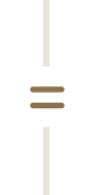
#> input picture templates/eq_horizontal_cells.png, 92 x 195 px
$ python main.py templates/eq_horizontal_cells.png
#> lines starting #> are read from the running program, lines starting #| are printed output that depends on the picture; after the words box and inside, x2 and y2 are one past the last pixel; in counts of white or black regions, pixels touching at a corner belong together
### src/template_constraint_classifier.py
import cv2
import numpy as np
from typing import Optional
from pathlib import Path

class TemplateConstraintClassifier:
    """
    Template-based constraint classifier for Tango game.

    Uses template matching with predefined templates to classify constraint symbols
    ('=' for equality, 'x' for difference) found in border regions between board cells.
    """

    def __init__(self, templates_dir: str = None):
        if templates_dir is None:
            current_dir = Path(__file__).parent
            templates_dir = current_dir.parent / "templates"

        self.templates_dir = Path(templates_dir)
        self.templates = self._load_templates()

    def _load_templates(self) -> dict:
        templates = {}

        template_files = {
            'eq_horizontal': 'eq_horizontal_cells.png',
            'eq_vertical': 'eq_vertical_cells.png',
            'x_horizontal': 'x_horizontal_cells.png',
            'x_vertical': 'x_vertical_cells.png'
        }

        for template_name, filename in template_files.items():
            template_path = self.templates_dir / filename
            if template_path.exists():
                template = cv2.imread(str(template_path), cv2.IMREAD_COLOR)
#> template is the input picture: shape (195, 92, 3); mean B, G, R 249.4, 250.7, 251.6
                if template is not None:
                    # Extract only the constraint region from the template
                    constraint_region = self._extract_constraint_from_template(template, template_name)
                    if constraint_region is not None:
                        templates[template_name] = constraint_region
                    else:
                        print(f"❌ Failed to extract constraint from template: {template_name}")
                else:
                    print(f"❌ Failed to load template: {template_name}")
            else:
                print(f"❌ Template file not found: {template_path}")

        return templates

    def _extract_constraint_from_template(self, template: np.ndarray, template_name: str) -> Optional[np.ndarray]:
#> called with template_name = 'eq_horizontal'
        target_color_bgr = np.array([76, 114, 140])
        color_diff = np.sqrt(np.sum((template - target_color_bgr) ** 2, axis=2))
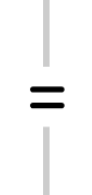
#> color_diff: shape (195, 92) float64; min 0, max 255.2, mean 247.4; drawn with min black and max white
        constraint_mask = color_diff < 30
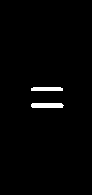
#> constraint_mask: shape (195, 92) bool; 1.6% white; 2 white regions, box (x1, y1, x2, y2) and area: (31, 103, 64, 108) 158, (31, 87, 63, 91) 124

        constraint_pixels = np.sum(constraint_mask)
#> constraint_pixels = 282

        if constraint_pixels < 10:
            return None

        # Find bounding box of constraint pixels
        rows, cols = np.where(constraint_mask)
#> rows = 282 values from 87 to 107; cols = 282 values, max 63 at index 218, min 31 at index 28, mean 46.61
        if len(rows) == 0:
            return None

        min_row, max_row = np.min(rows), np.max(rows)
#> min_row = 87; max_row = 107
        min_col, max_col = np.min(cols), np.max(cols)
#> min_col = 31; max_col = 63

        # Add some padding but keep it reasonable
        padding = 10
        min_row = max(0, min_row - padding)
#> min_row = 77
        max_row = min(template.shape[0] - 1, max_row + padding)
#> max_row = 117
        min_col = max(0, min_col - padding)
#> min_col = 21
        max_col = min(template.shape[1] - 1, max_col + padding)
#> max_col = 73

        # Extract region and convert to grayscale
        constraint_region = template[min_row:max_row+1, min_col:max_col+1]
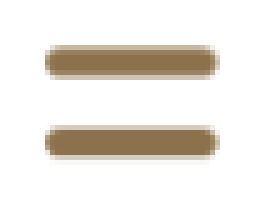
#> constraint_region: shape (41, 53, 3) (shown 5 times larger); mean B, G, R 223.8, 230.4, 234.9
        constraint_gray = cv2.cvtColor(constraint_region, cv2.COLOR_BGR2GRAY)
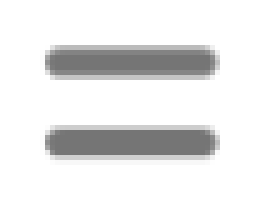
#> constraint_gray: shape (41, 53) (shown 5 times larger); min 117, max 255, mean 230.9

        return constraint_gray

    def classify_constraint(self, image: np.ndarray, is_horizontal: bool = True) -> Optional[str]:

        if len(self.templates) == 0:
            return self._fallback_classify(image)

        if len(image.shape) == 3:
            gray_image = cv2.cvtColor(image, cv2.COLOR_BGR2GRAY)
        else:
            gray_image = image.copy()

        processed_image = self._preprocess_image(gray_image)

        # Select appropriate templates based on orientation
        if is_horizontal:
            eq_template_key = 'eq_horizontal'
            x_template_key = 'x_horizontal'
        else:
            eq_template_key = 'eq_vertical'
            x_template_key = 'x_vertical'

        scores = {}

        # Match against equality templates
        if eq_template_key in self.templates:
            eq_score = self._match_template(processed_image, self.templates[eq_template_key])
            scores['equals'] = eq_score

        # Match against difference templates
        if x_template_key in self.templates:
            x_score = self._match_template(processed_image, self.templates[x_template_key])
            scores['not_equals'] = x_score

        if not scores:
            return self._fallback_classify(image)

        # Find best match
        best_type = max(scores.keys(), key=lambda k: scores[k])
        best_score = scores[best_type]

        # Confidence threshold, only return result if confident enough
        min_confidence = 0.1
        if best_score < min_confidence:
            return self._fallback_classify(image)

        # Check if the difference between best and second best is significant
        if len(scores) > 1:
            sorted_scores = sorted(scores.values(), reverse=True)
            if len(sorted_scores) >= 2 and (sorted_scores[0] - sorted_scores[1]) < 0.02:
                # Instead of falling back immediately, be more decisive
                # If both scores are very low, then fallback. Otherwise, take the best.
                if sorted_scores[0] < 0.1:
                    return self._fallback_classify(image)

        return best_type

    def _preprocess_image(self, image: np.ndarray) -> np.ndarray:
        # Apply binary thresholding to get clean binary image
        _, binary = cv2.threshold(image, 0, 255, cv2.THRESH_BINARY + cv2.THRESH_OTSU)

        # Invert if most pixels are white (constraint should be black on white)
        if np.sum(binary > 128) > np.sum(binary <= 128):
            binary = 255 - binary

        # Apply morphological operations to clean up noise and strengthen shapes
        kernel = np.ones((2, 2), np.uint8)
        cleaned = cv2.morphologyEx(binary, cv2.MORPH_CLOSE, kernel)

        # Apply dilation to make the shapes slightly thicker for better matching
        kernel2 = np.ones((1, 1), np.uint8)
        dilated = cv2.dilate(cleaned, kernel2, iterations=1)

        return dilated

    def _match_template(self, image: np.ndarray, template: np.ndarray) -> float:

        if image.size == 0 or template.size == 0:
            return 0.0

        # Preprocess template same way as image
        processed_template = self._preprocess_image(template)

        max_score = 0.0

        # Try multiple scales - focusing on smaller scales since templates are larger
        scales = [0.15, 0.2, 0.25, 0.3, 0.35, 0.4, 0.45, 0.5, 0.6, 0.75, 1.0]

        for scale in scales:
            # Resize template
            new_width = int(processed_template.shape[1] * scale)
            new_height = int(processed_template.shape[0] * scale)

            if new_width <= 0 or new_height <= 0:
                continue

            if new_width > image.shape[1] * 2 or new_height > image.shape[0] * 2:
                continue

            scaled_template = cv2.resize(processed_template, (new_width, new_height))

            # Skip if template is larger than image
            if scaled_template.shape[0] > image.shape[0] or scaled_template.shape[1] > image.shape[1]:
                continue

            # Template matching
            try:
                result = cv2.matchTemplate(image, scaled_template, cv2.TM_CCOEFF_NORMED)
                _, score, _, _ = cv2.minMaxLoc(result)
                max_score = max(max_score, score)
            except cv2.error:
                continue

        return max_score

    # [7 lines left out: function _fallback_classify, not called in this run]

    def get_constraint_name(self, constraint_type: str) -> str:
        return "equality" if constraint_type == 'equals' else "difference"

    def get_constraint_emoji(self, constraint_type: str) -> str:
        return "🟢" if constraint_type == 'equals' else "🔴"

### src/image_parser.py
from typing import List, Tuple, Optional, Dict, Any
import cv2
import numpy as np

try:
    from .template_constraint_classifier import TemplateConstraintClassifier
    from .grid_detector import GridDetector
    from .piece_detector import PieceDetector
except ImportError:
    # Fallback for direct execution
    from template_constraint_classifier import TemplateConstraintClassifier
    from grid_detector import GridDetector
    from piece_detector import PieceDetector


class TangoImageParser:
    """
    Main parser for extracting information from Tango game images.

    Automatically extracts:
    - Fixed pieces placed (moons and circles)
    - Constraints between cells (= and x)
    - Available empty cells
    """

    def __init__(self):
        self.grid_size = 6
        self.grid_detector = GridDetector()
        self.piece_detector = PieceDetector()
        self.constraint_classifier = TemplateConstraintClassifier()
#> in __init__, `self.templates = self._load_templates()`: self.templates = 3 items
#> (the rest of the program and of its run is left out)
